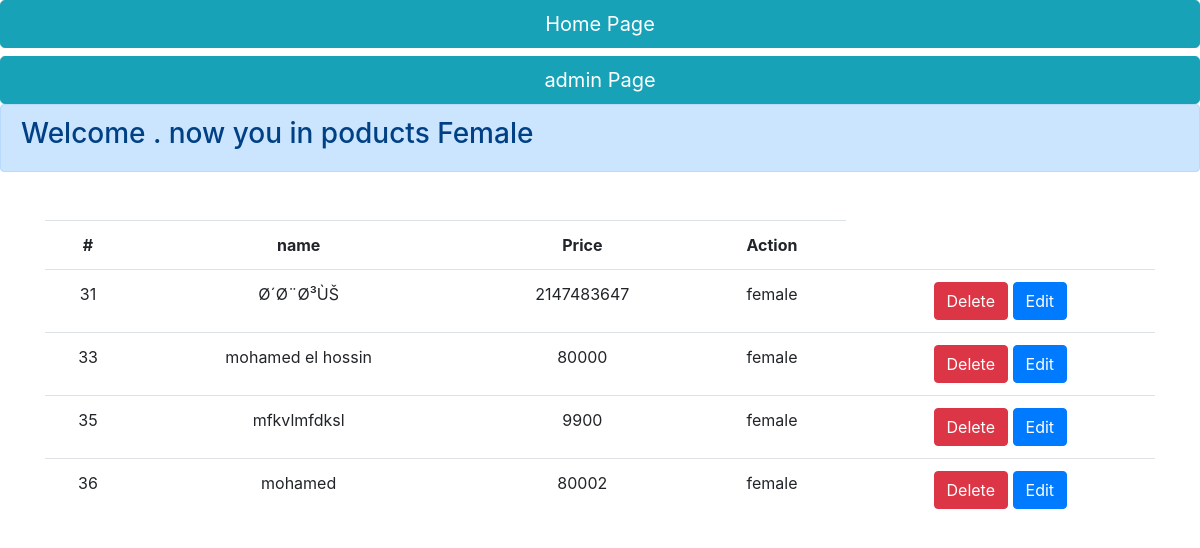
Screenshot of /adminpages/prodfemale.php with the database file from the repository.
### tables this page shows
CREATE TABLE `products` (
  `id` int(11) NOT NULL,
  `name` varchar(255) NOT NULL,
  `img` varchar(20000) NOT NULL,
  `desc` varchar(20000) NOT NULL,
  `price` int(11) NOT NULL,
  `category` varchar(255) NOT NULL
);

### adminpages/prodfemale.php (the view, shortened to what this page needs)
<?php
include_once('../configDatabase.php');
$select = "SELECT * FROM `products`  WHERE category='female' ";
$r = mysqli_query($conn, $select);
?>
<!DOCTYPE html>
<html lang="en">
<head>
    <link rel="stylesheet" href="../css/bootstrap.min.css">
</head>
<body>
    <a class="btn btn-info btn-block btn-lg" href="../index.php"> Home Page </a>
    <a class="btn btn-info btn-block btn-lg" href="admin.php"> admin Page </a>
    <div class="alert alert-primary" role="alert">
        <h3> Welcome . now you in poducts Female</h3>
    </div>
    <div class="container mt-5 text-center md-6">
        <table class="table">
            <tr>
                <th>#</th>
                <th>name</th>
                <th>Price</th>
                <th>Action</th>
            </tr>
            <?php while ($row =  mysqli_fetch_array($r)) { ?>
                <tr>
                    <td> <?php echo $row['id'] ?> </td>
                    <td> <?php echo $row['name'] ?> </td>
                    <td> <?php echo $row['price'] ?> </td>
                    <td> <?php echo $row['category'] ?> </td>
                    <td> <a class="btn btn-danger" href="actionProduct.php?delete=<?php echo $row['id']; ?>">Delete </a>
               <a class="btn btn-primary" href="addProduct.php?edit=<?php echo $row['id']; ?>">Edit
                         </a>
                    </td>
                </tr>
            <?php } ?>
        </table>
    </div>
</body>
</html>

### rows the page displays
products: id "31", name "Ø´Ø¨Ø³ÙŠ", price "2147483647", category "female"
products: id "33", name "mohamed el hossin", price "80000", category "female"
products: id "35", name "mfkvlmfdksl", price "9900", category "female"
products: id "36", name "mohamed", price "80002", category "female"
